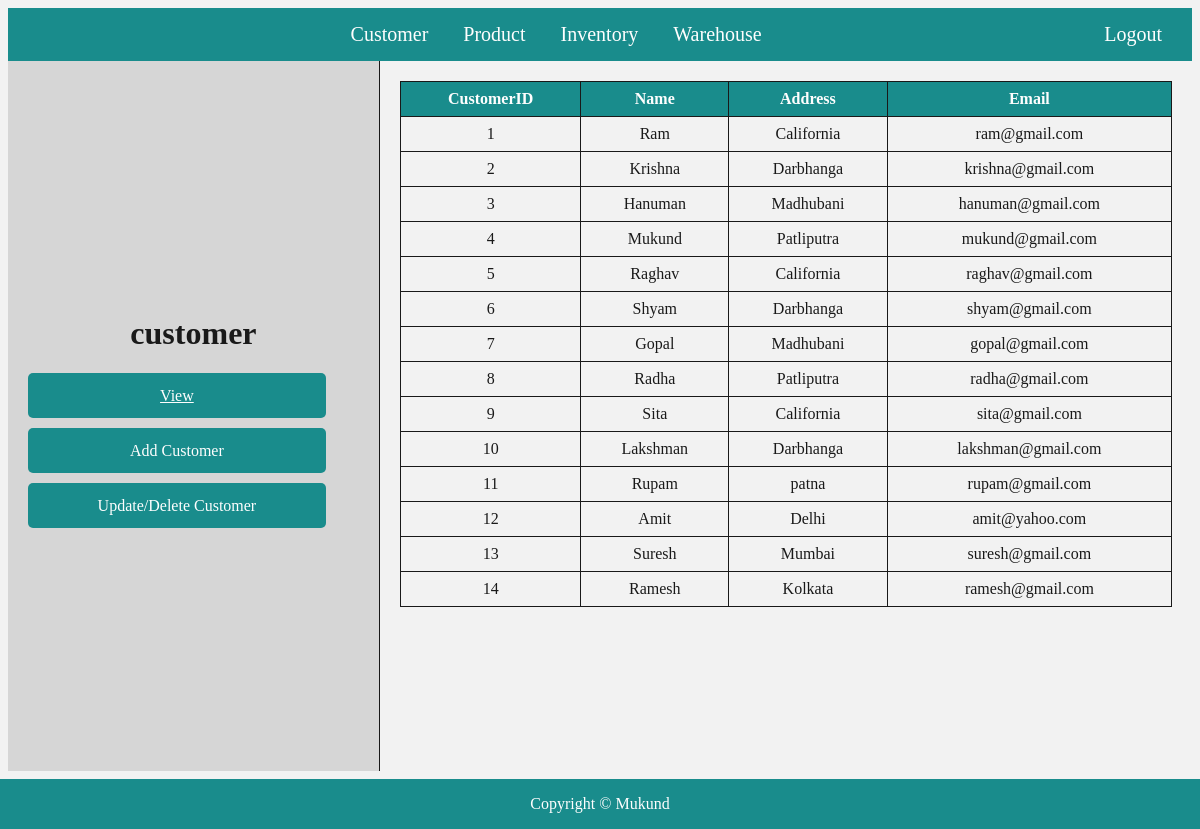
/admin/customer/customerview.php, run on the app's committed database.
### tables this page shows
CREATE TABLE Customers (
    CustomerID INT AUTO_INCREMENT,
    Name VARCHAR(255),
    Address VARCHAR(255),
    Email VARCHAR(255),
	PRIMARY KEY(CustomerID)
);

### admin/customer/customerview.php (the view, shortened to what this page needs)
<!DOCTYPE html>
<html>
<head>
    <link rel="stylesheet" href="admindashboard.css">
    <link rel="stylesheet" href="customer.css">
    <link rel="stylesheet" href="table.css">
</head>
<body>
    <div class="navbar">
    <a href="customer.php">Customer</a>
        <a href="../product/product.php">Product</a>
        <a href="../inventory/inventory.php">Inventory</a>
        <a href="../warehouse/warehouse.php">Warehouse</a>
        <a href="logout.php" class="logout">Logout</a>
    </div>
    <div class="main">
        <div class="sidebar">
            <h1 style="display: block; text-align: center;">customer</h1>
            <a href="customerview.php" class="active">View</a>
            <a href="addcustomer.php">Add Customer</a>
            <a href="update_delete_view.php">Update/Delete Customer</a>
        </div>
        <div class="content">
            <?php include "connection.php";?>
            <table>
                <tr>
                    <th>CustomerID</th>
                    <th>Name</th>
                    <th>Address</th>
                    <th>Email</th>
                </tr>
            <?php
                $query="select * from customers";
                $data=mysqli_query($con,$query);
                $result=mysqli_num_rows($data);
                if($result){
                 while($row=mysqli_fetch_array($data)){
                 ?>
                 <tr>
                    <td><?php echo $row['CustomerID']?></td>
                    <td><?php echo $row['Name']?></td>
                    <td><?php echo $row['Address']?></td>
                    <td><?php echo $row['Email']?></td>
                </tr>
                 <?php
                 }
                }
                else
            {
            ?>
             <tr>
                <td>No record found</td>
             </tr>
             <?php
             }
           ?>
            </table>
        </div>
    </div>
    <div class="footer">
        <p>Copyright © Mukund</p>
    </div>
</body>
</html>

### admin/customer/admindashboard.css (style rules this page uses)
body { background-color: #f2f2f2; opacity: 0.9; z-index: -1; }
.navbar { background-color: #008080; color: white; padding: 15px; text-align: center; font-size: 20px; }
.navbar a { color: white; text-decoration: none; margin: 0 15px; }
.logout { color: red; float: right; }
.main { display: flex; justify-content: space-around; padding: 0px; padding-bottom: 50px; }
.sidebar { width: 30%; border-right: 1px solid #000; padding: 20px; height: calc(100vh - 130px); background-color: #d3d3d3; }
.content { width: 70%; padding: 20px; }
.footer { position: fixed; left: 0; bottom: 0; width: 100%; background-color: #008080; color: white; text-align: center; }

### admin/customer/customer.css (style rules this page uses)
.sidebar { width: 30%; border-right: 1px solid #000; display: flex; flex-direction: column; justify-content: center; padding: 20px; height: calc(100vh - 130px); background-color: #d3d3d3; }
.sidebar a { display: block; width: 90%; border: none; text-align: center; text-decoration: none; border-radius: 5px; padding: 0px; margin-bottom: 10px; background-color: #008080; color: white; cursor: pointer; line-height: 45px; }

### admin/customer/table.css (style rules this page uses)
table { width: 100%; border-collapse: collapse; }
th { background-color: #008080; color: white; }
td, th { border: 1px solid #000; padding: 8px; text-align: center; }

### admin/customer/customerview.php (style rules this page uses)
.active { text-decoration : underline !important; }

### data on the page
customers: CustomerID "1", Name "Ram", Address "California", Email "ram@gmail.com"
customers: CustomerID "2", Name "Krishna", Address "Darbhanga", Email "krishna@gmail.com"
customers: CustomerID "3", Name "Hanuman", Address "Madhubani", Email "hanuman@gmail.com"
customers: CustomerID "4", Name "Mukund", Address "Patliputra", Email "mukund@gmail.com"
customers: CustomerID "5", Name "Raghav", Address "California", Email "raghav@gmail.com"
customers: CustomerID "6", Name "Shyam", Address "Darbhanga", Email "shyam@gmail.com"
customers: CustomerID "7", Name "Gopal", Address "Madhubani", Email "gopal@gmail.com"
customers: CustomerID "8", Name "Radha", Address "Patliputra", Email "radha@gmail.com"
customers: CustomerID "9", Name "Sita", Address "California", Email "sita@gmail.com"
customers: CustomerID "10", Name "Lakshman", Address "Darbhanga", Email "lakshman@gmail.com"
customers: CustomerID "11", Name "Rupam", Address "patna", Email "rupam@gmail.com"
customers: CustomerID "12", Name "Amit", Address "Delhi", Email "amit@yahoo.com"
customers: CustomerID "13", Name "Suresh", Address "Mumbai", Email "suresh@gmail.com"
customers: CustomerID "14", Name "Ramesh", Address "Kolkata", Email "ramesh@gmail.com"
